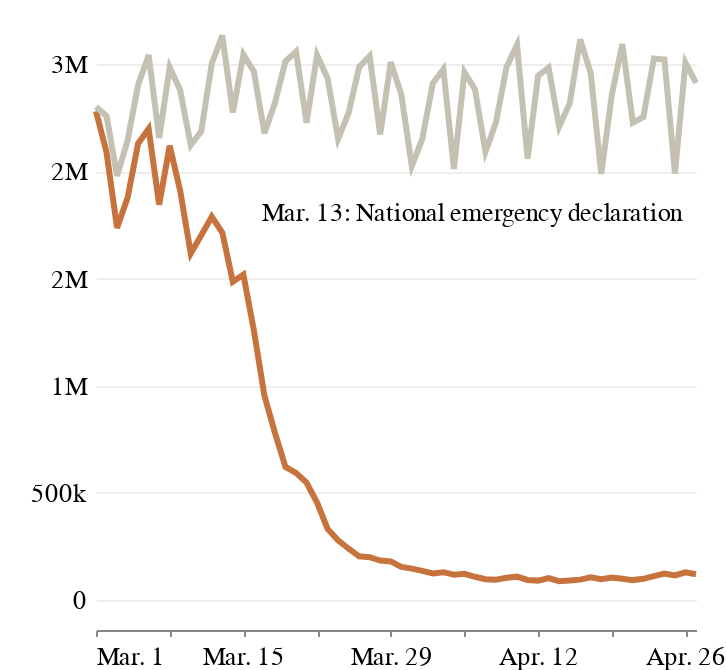

Notebook code for this chart:
### Code cell
tsa_mobile_chart = alt.Chart(tsa_tables_melt).mark_line(size=3).encode(
    x=alt.X('date:T', title='', axis=alt.Axis(offset=15, tickCount=4, format='%b. %-d', grid=False)),
    y=alt.Y('travelers:Q', title='', axis=alt.Axis(tickSize=0,domainOpacity=0,\
                                    tickCount=6,offset=3, gridWidth=.6, gridColor='#dddddd', format='.1s')),
    color=alt.Color('year',
                   scale=alt.Scale(
            domain=['2020', '2019'],
            range=['#C7733E', '#C4C1B3']), legend=None),
)

tsa_mobile_text = (
    alt.Chart(tsa_tables_melt.query("date == '2020-03-13' & year == '2020'"))
    .mark_text(dy=-10, dx=125, angle=0,color="#000000", font='Benton Gothic', fontSize=13)
    .encode(x=alt.X("date:T"), y=alt.Y("travelers:Q"), text=alt.Text("mark"))
)

(tsa_mobile_chart + tsa_mobile_text).properties(width=300, height=300,
    title='').configure(
    padding={"left": 0, "top": 0, "right": 0, "bottom": 0}
).configure_view(strokeOpacity=0).configure_axis(
    labelFontSize=13
)

### Figure 1 — Vega-Lite specification as saved in the notebook (floating-point values rounded to 4 significant figures)
{"config": {"view": {"width": 800, "height": 450, "strokeOpacity": 0}, "background": "#ffffff", "title": {"anchor": "start", "font": "Benton Gothic Bold, sans", "fontColor": "#000000", "fontSize": 22, "fontWeight": "normal"}, "arc": {"fill": "#82c6df"}, "area": {"fill": "#82c6df"}, "line": {"stroke": "#82c6df", "strokeWidth": 3}, "path": {"stroke": "#82c6df"}, "rect": {"fill": "#82c6df"}, "shape": {"stroke": "#82c6df"}, "bar": {"fill": "#82c6df"}, "point": {"stroke": "#82c6df"}, "symbol": {"fill": "#82c6df", "size": 30}, "axis": {"titleFont": "Benton Gothic Bold, sans", "titleFontSize": 13, "titleFontWeight": "normal", "labelFont": "Benton Gothic, sans", "labelFontSize": 13, "labelFontWeight": "normal"}, "axisX": {"labelAngle": 0, "labelPadding": 4, "tickSize": 3}, "axisY": {"labelBaseline": "middle", "maxExtent": 45, "minExtent": 45, "tickSize": 2, "titleAlign": "left", "titleAngle": 0, "titleX": -45, "titleY": -11}, "legend": {"titleFont": "Benton Gothic Bold, sans", "titleFontSize": 13, "titleFontWeight": "normal", "symbolType": "square", "labelFont": "Benton Gothic, sans", "labelFontSize": 11.5}, "range": {"category": ["#3580b1", "#ec8431", "#ab7fb4", "#c89d29", "#adc839", "#829eb1"], "diverging": ["#e68a4f", "#f4bb6a", "#f9e39c", "#dadfe2", "#a6b7c6", "#849eae"], "heatmap": ["#fbf2c7", "#f9e39c", "#f8d36e", "#f4bb6a", "#e68a4f", "#d15a40", "#ab4232"], "ordinal": ["#fbf2c7", "#f9e39c", "#f8d36e", "#f4bb6a", "#e68a4f", "#d15a40", "#ab4232"], "ramp": ["#fbf2c7", "#f9e39c", "#f8d36e", "#f4bb6a", "#e68a4f", "#d15a40", "#ab4232"]}, "padding": {"left": 0, "top": 0, "right": 0, "bottom": 0}}, "layer": [{"data": {"name": "data-78b1224b18daeaf1317cd471bcf53b1b"}, "mark": {"type": "line", "size": 3}, "encoding": {"color": {"type": "nominal", "field": "year", "legend": null, "scale": {"domain": ["2020", "2019"], "range": ["#C7733E", "#C4C1B3"]}}, "x": {"type": "temporal", "axis": {"format": "%b. %-d", "grid": false, "offset": 15, "tickCount": 4}, "field": "date", "title": ""}, "y": {"type": "quantitative", "axis": {"domainOpacity": 0, "format": ".1s", "gridColor": "#dddddd", "gridWidth": 0.6, "offset": 3, "tickCount": 6, "tickSize": 0}, "field": "travelers", "title": ""}}}, {"data": {"name": "data-b5d67d74c7f35e33c20a12a826874456"}, "mark": {"type": "text", "angle": 0, "color": "#000000", "dx": 125, "dy": -10, "font": "Benton Gothic", "fontSize": 13}, "encoding": {"text": {"type": "nominal", "field": "mark"}, "x": {"type": "temporal", "field": "date"}, "y": {"type": "quantitative", "field": "travelers"}}}], "height": 300, "title": "", "width": 300, "$schema": "https://vega.github.io/schema/vega-lite/v4.0.2.json", "datasets": {"data-78b1224b18daeaf1317cd471bcf53b1b": [{"date": "2020-04-27T00:00:00", "year": "2020", "travelers": "119854", "mark": "Mar. 13: National emergency declaration"}, {"date": "2020-04-26T00:00:00", "year": "2020", "travelers": "128875", "mark": "Mar. 13: National emergency declaration"}, {"date": "2020-04-25T00:00:00", "year": "2020", "travelers": "114459", "mark": "Mar. 13: National emergency declaration"}, {"date": "2020-04-24T00:00:00", "year": "2020", "travelers": "123464", "mark": "Mar. 13: National emergency declaration"}, {"date": "2020-04-23T00:00:00", "year": "2020", "travelers": "111627", "mark": "Mar. 13: National emergency declaration"}, {"date": "2020-04-22T00:00:00", "year": "2020", "travelers": "98968", "mark": "Mar. 13: National emergency declaration"}, {"date": "2020-04-21T00:00:00", "year": "2020", "travelers": "92859", "mark": "Mar. 13: National emergency declaration"}, {"date": "2020-04-20T00:00:00", "year": "2020", "travelers": "99344", "mark": "Mar. 13: National emergency declaration"}, {"date": "2020-04-19T00:00:00", "year": "2020", "travelers": "105382", "mark": "Mar. 13: National emergency declaration"}, {"date": "2020-04-18T00:00:00", "year": "2020", "travelers": "97236", "mark": "Mar. 13: National emergency declaration"}, {"date": "2020-04-17T00:00:00", "year": "2020", "travelers": "106385", "mark": "Mar. 13: National emergency declaration"}, {"date": "2020-04-16T00:00:00", "year": "2020", "travelers": "95085", "mark": "Mar. 13: National emergency declaration"}, {"date": "2020-04-15T00:00:00", "year": "2020", "travelers": "90784", "mark": "Mar. 13: National emergency declaration"}, {"date": "2020-04-14T00:00:00", "year": "2020", "travelers": "87534", "mark": "Mar. 13: National emergency declaration"}, {"date": "2020-04-13T00:00:00", "year": "2020", "travelers": "102184", "mark": "Mar. 13: National emergency declaration"}, {"date": "2020-04-12T00:00:00", "year": "2020", "travelers": "90510", "mark": "Mar. 13: National emergency declaration"}, {"date": "2020-04-11T00:00:00", "year": "2020", "travelers": "93645", "mark": "Mar. 13: National emergency declaration"}, {"date": "2020-04-10T00:00:00", "year": "2020", "travelers": "108977", "mark": "Mar. 13: National emergency declaration"}, {"date": "2020-04-09T00:00:00", "year": "2020", "travelers": "104090", "mark": "Mar. 13: National emergency declaration"}, {"date": "2020-04-08T00:00:00", "year": "2020", "travelers": "94931", "mark": "Mar. 13: National emergency declaration"}, {"date": "2020-04-07T00:00:00", "year": "2020", "travelers": "97130", "mark": "Mar. 13: National emergency declaration"}, {"date": "2020-04-06T00:00:00", "year": "2020", "travelers": "108310", "mark": "Mar. 13: National emergency declaration"}, {"date": "2020-04-05T00:00:00", "year": "2020", "travelers": "122029", "mark": "Mar. 13: National emergency declaration"}, {"date": "2020-04-04T00:00:00", "year": "2020", "travelers": "118302", "mark": "Mar. 13: National emergency declaration"}, {"date": "2020-04-03T00:00:00", "year": "2020", "travelers": "129763", "mark": "Mar. 13: National emergency declaration"}, {"date": "2020-04-02T00:00:00", "year": "2020", "travelers": "124021", "mark": "Mar. 13: National emergency declaration"}, {"date": "2020-04-01T00:00:00", "year": "2020", "travelers": "136023", "mark": "Mar. 13: National emergency declaration"}, {"date": "2020-03-31T00:00:00", "year": "2020", "travelers": "146348", "mark": "Mar. 13: National emergency declaration"}, {"date": "2020-03-30T00:00:00", "year": "2020", "travelers": "154080", "mark": "Mar. 13: National emergency declaration"}, {"date": "2020-03-29T00:00:00", "year": "2020", "travelers": "180002", "mark": "Mar. 13: National emergency declaration"}, {"date": "2020-03-28T00:00:00", "year": "2020", "travelers": "184027", "mark": "Mar. 13: National emergency declaration"}, {"date": "2020-03-27T00:00:00", "year": "2020", "travelers": "199644", "mark": "Mar. 13: National emergency declaration"}, {"date": "2020-03-26T00:00:00", "year": "2020", "travelers": "203858", "mark": "Mar. 13: National emergency declaration"}, {"date": "2020-03-25T00:00:00", "year": "2020", "travelers": "239234", "mark": "Mar. 13: National emergency declaration"}, {"date": "2020-03-24T00:00:00", "year": "2020", "travelers": "279018", "mark": "Mar. 13: National emergency declaration"}, {"date": "2020-03-23T00:00:00", "year": "2020", "travelers": "331431", "mark": "Mar. 13: National emergency declaration"}, {"date": "2020-03-22T00:00:00", "year": "2020", "travelers": "454516", "mark": "Mar. 13: National emergency declaration"}, {"date": "2020-03-21T00:00:00", "year": "2020", "travelers": "548132", "mark": "Mar. 13: National emergency declaration"}, {"date": "2020-03-20T00:00:00", "year": "2020", "travelers": "593167", "mark": "Mar. 13: National emergency declaration"}, {"date": "2020-03-19T00:00:00", "year": "2020", "travelers": "620883", "mark": "Mar. 13: National emergency declaration"}, {"date": "2020-03-18T00:00:00", "year": "2020", "travelers": "779631", "mark": "Mar. 13: National emergency declaration"}, {"date": "2020-03-17T00:00:00", "year": "2020", "travelers": "953699", "mark": "Mar. 13: National emergency declaration"}, {"date": "2020-03-16T00:00:00", "year": "2020", "travelers": "1257823", "mark": "Mar. 13: National emergency declaration"}, {"date": "2020-03-15T00:00:00", "year": "2020", "travelers": "1519192", "mark": "Mar. 13: National emergency declaration"}, {"date": "2020-03-14T00:00:00", "year": "2020", "travelers": "1485553", "mark": "Mar. 13: National emergency declaration"}, {"date": "2020-03-13T00:00:00", "year": "2020", "travelers": "1714372", "mark": "Mar. 13: National emergency declaration"}, {"date": "2020-03-12T00:00:00", "year": "2020", "travelers": "1788456", "mark": "Mar. 13: National emergency declaration"}, {"date": "2020-03-11T00:00:00", "year": "2020", "travelers": "1702686", "mark": "Mar. 13: National emergency declaration"}, {"date": "2020-03-10T00:00:00", "year": "2020", "travelers": "1617220", "mark": "Mar. 13: National emergency declaration"}, {"date": "2020-03-09T00:00:00", "year": "2020", "travelers": "1909363", "mark": "Mar. 13: National emergency declaration"}, {"date": "2020-03-08T00:00:00", "year": "2020", "travelers": "2119867", "mark": "Mar. 13: National emergency declaration"}, {"date": "2020-03-07T00:00:00", "year": "2020", "travelers": "1844811", "mark": "Mar. 13: National emergency declaration"}, {"date": "2020-03-06T00:00:00", "year": "2020", "travelers": "2198517", "mark": "Mar. 13: National emergency declaration"}, {"date": "2020-03-05T00:00:00", "year": "2020", "travelers": "2130015", "mark": "Mar. 13: National emergency declaration"}, {"date": "2020-03-04T00:00:00", "year": "2020", "travelers": "1877401", "mark": "Mar. 13: National emergency declaration"}, {"date": "2020-03-03T00:00:00", "year": "2020", "travelers": "1736393", "mark": "Mar. 13: National emergency declaration"}, {"date": "2020-03-02T00:00:00", "year": "2020", "travelers": "2089641", "mark": "Mar. 13: National emergency declaration"}, {"date": "2020-03-01T00:00:00", "year": "2020", "travelers": "2280522", "mark": "Mar. 13: National emergency declaration"}, {"date": "2020-04-27T00:00:00", "year": "2019", "travelers": "2412770", "mark": "Mar. 13: National emergency declaration"}, {"date": "2020-04-26T00:00:00", "year": "2019", "travelers": "2506809", "mark": "Mar. 13: National emergency declaration"}, {"date": "2020-04-25T00:00:00", "year": "2019", "travelers": "1990464", "mark": "Mar. 13: National emergency declaration"}, {"date": "2020-04-24T00:00:00", "year": "2019", "travelers": "2521897", "mark": "Mar. 13: National emergency declaration"}, {"date": "2020-04-23T00:00:00", "year": "2019", "travelers": "2526961", "mark": "Mar. 13: National emergency declaration"}, {"date": "2020-04-22T00:00:00", "year": "2019", "travelers": "2254209", "mark": "Mar. 13: National emergency declaration"}, {"date": "2020-04-21T00:00:00", "year": "2019", "travelers": "2227475", "mark": "Mar. 13: National emergency declaration"}, {"date": "2020-04-20T00:00:00", "year": "2019", "travelers": "2594171", "mark": "Mar. 13: National emergency declaration"}, {"date": "2020-04-19T00:00:00", "year": "2019", "travelers": "2356802", "mark": "Mar. 13: National emergency declaration"}, {"date": "2020-04-18T00:00:00", "year": "2019", "travelers": "1988205", "mark": "Mar. 13: National emergency declaration"}, {"date": "2020-04-17T00:00:00", "year": "2019", "travelers": "2457133", "mark": "Mar. 13: National emergency declaration"}, {"date": "2020-04-16T00:00:00", "year": "2019", "travelers": "2616158", "mark": "Mar. 13: National emergency declaration"}, {"date": "2020-04-15T00:00:00", "year": "2019", "travelers": "2317381", "mark": "Mar. 13: National emergency declaration"}, {"date": "2020-04-14T00:00:00", "year": "2019", "travelers": "2208688", "mark": "Mar. 13: National emergency declaration"}, {"date": "2020-04-13T00:00:00", "year": "2019", "travelers": "2484580", "mark": "Mar. 13: National emergency declaration"}, {"date": "2020-04-12T00:00:00", "year": "2019", "travelers": "2446801", "mark": "Mar. 13: National emergency declaration"}, {"date": "2020-04-11T00:00:00", "year": "2019", "travelers": "2059142", "mark": "Mar. 13: National emergency declaration"}, {"date": "2020-04-10T00:00:00", "year": "2019", "travelers": "2590499", "mark": "Mar. 13: National emergency declaration"}, {"date": "2020-04-09T00:00:00", "year": "2019", "travelers": "2487398", "mark": "Mar. 13: National emergency declaration"}, {"date": "2020-04-08T00:00:00", "year": "2019", "travelers": "2229276", "mark": "Mar. 13: National emergency declaration"}, {"date": "2020-04-07T00:00:00", "year": "2019", "travelers": "2091056", "mark": "Mar. 13: National emergency declaration"}, {"date": "2020-04-06T00:00:00", "year": "2019", "travelers": "2384091", "mark": "Mar. 13: National emergency declaration"}, {"date": "2020-04-05T00:00:00", "year": "2019", "travelers": "2462929", "mark": "Mar. 13: National emergency declaration"}, {"date": "2020-04-04T00:00:00", "year": "2019", "travelers": "2011715", "mark": "Mar. 13: National emergency declaration"}, {"date": "2020-04-03T00:00:00", "year": "2019", "travelers": "2476884", "mark": "Mar. 13: National emergency declaration"}, {"date": "2020-04-02T00:00:00", "year": "2019", "travelers": "2411500", "mark": "Mar. 13: National emergency declaration"}, {"date": "2020-04-01T00:00:00", "year": "2019", "travelers": "2151626", "mark": "Mar. 13: National emergency declaration"}, {"date": "2020-03-31T00:00:00", "year": "2019", "travelers": "2026256", "mark": "Mar. 13: National emergency declaration"}, {"date": "2020-03-30T00:00:00", "year": "2019", "travelers": "2360053", "mark": "Mar. 13: National emergency declaration"}, {"date": "2020-03-29T00:00:00", "year": "2019", "travelers": "2510294", "mark": "Mar. 13: National emergency declaration"}, {"date": "2020-03-28T00:00:00", "year": "2019", "travelers": "2172920", "mark": "Mar. 13: National emergency declaration"}, {"date": "2020-03-27T00:00:00", "year": "2019", "travelers": "2538384", "mark": "Mar. 13: National emergency declaration"}, {"date": "2020-03-26T00:00:00", "year": "2019", "travelers": "2487162", "mark": "Mar. 13: National emergency declaration"}, {"date": "2020-03-25T00:00:00", "year": "2019", "travelers": "2273811", "mark": "Mar. 13: National emergency declaration"}, {"date": "2020-03-24T00:00:00", "year": "2019", "travelers": "2151913", "mark": "Mar. 13: National emergency declaration"}, {"date": "2020-03-23T00:00:00", "year": "2019", "travelers": "2434370", "mark": "Mar. 13: National emergency declaration"}, {"date": "2020-03-22T00:00:00", "year": "2019", "travelers": "2542643", "mark": "Mar. 13: National emergency declaration"}, {"date": "2020-03-21T00:00:00", "year": "2019", "travelers": "2227181", "mark": "Mar. 13: National emergency declaration"}, {"date": "2020-03-20T00:00:00", "year": "2019", "travelers": "2559307", "mark": "Mar. 13: National emergency declaration"}, {"date": "2020-03-19T00:00:00", "year": "2019", "travelers": "2513231", "mark": "Mar. 13: National emergency declaration"}, {"date": "2020-03-18T00:00:00", "year": "2019", "travelers": "2320885", "mark": "Mar. 13: National emergency declaration"}, {"date": "2020-03-17T00:00:00", "year": "2019", "travelers": "2177929", "mark": "Mar. 13: National emergency declaration"}, {"date": "2020-03-16T00:00:00", "year": "2019", "travelers": "2465709", "mark": "Mar. 13: National emergency declaration"}, {"date": "2020-03-15T00:00:00", "year": "2019", "travelers": "2545742", "mark": "Mar. 13: National emergency declaration"}, {"date": "2020-03-14T00:00:00", "year": "2019", "travelers": "2274658", "mark": "Mar. 13: National emergency declaration"}, {"date": "2020-03-13T00:00:00", "year": "2019", "travelers": "2634215", "mark": "Mar. 13: National emergency declaration"}, {"date": "2020-03-12T00:00:00", "year": "2019", "travelers": "2503924", "mark": "Mar. 13: National emergency declaration"}, {"date": "2020-03-11T00:00:00", "year": "2019", "travelers": "2187298", "mark": "Mar. 13: National emergency declaration"}, {"date": "2020-03-10T00:00:00", "year": "2019", "travelers": "2122898", "mark": "Mar. 13: National emergency declaration"}, {"date": "2020-03-09T00:00:00", "year": "2019", "travelers": "2378673", "mark": "Mar. 13: National emergency declaration"}, {"date": "2020-03-08T00:00:00", "year": "2019", "travelers": "2485430", "mark": "Mar. 13: National emergency declaration"}, {"date": "2020-03-07T00:00:00", "year": "2019", "travelers": "2156262", "mark": "Mar. 13: National emergency declaration"}, {"date": "2020-03-06T00:00:00", "year": "2019", "travelers": "2543689", "mark": "Mar. 13: National emergency declaration"}, {"date": "2020-03-05T00:00:00", "year": "2019", "travelers": "2402692", "mark": "Mar. 13: National emergency declaration"}, {"date": "2020-03-04T00:00:00", "year": "2019", "travelers": "2143619", "mark": "Mar. 13: National emergency declaration"}, {"date": "2020-03-03T00:00:00", "year": "2019", "travelers": "1979558", "mark": "Mar. 13: National emergency declaration"}, {"date": "2020-03-02T00:00:00", "year": "2019", "travelers": "2257920", "mark": "Mar. 13: National emergency declaration"}, {"date": "2020-03-01T00:00:00", "year": "2019", "travelers": "2301439", "mark": "Mar. 13: National emergency declaration"}], "data-b5d67d74c7f35e33c20a12a826874456": [{"date": "2020-03-13T00:00:00", "year": "2020", "travelers": "1714372", "mark": "Mar. 13: National emergency declaration"}]}}
